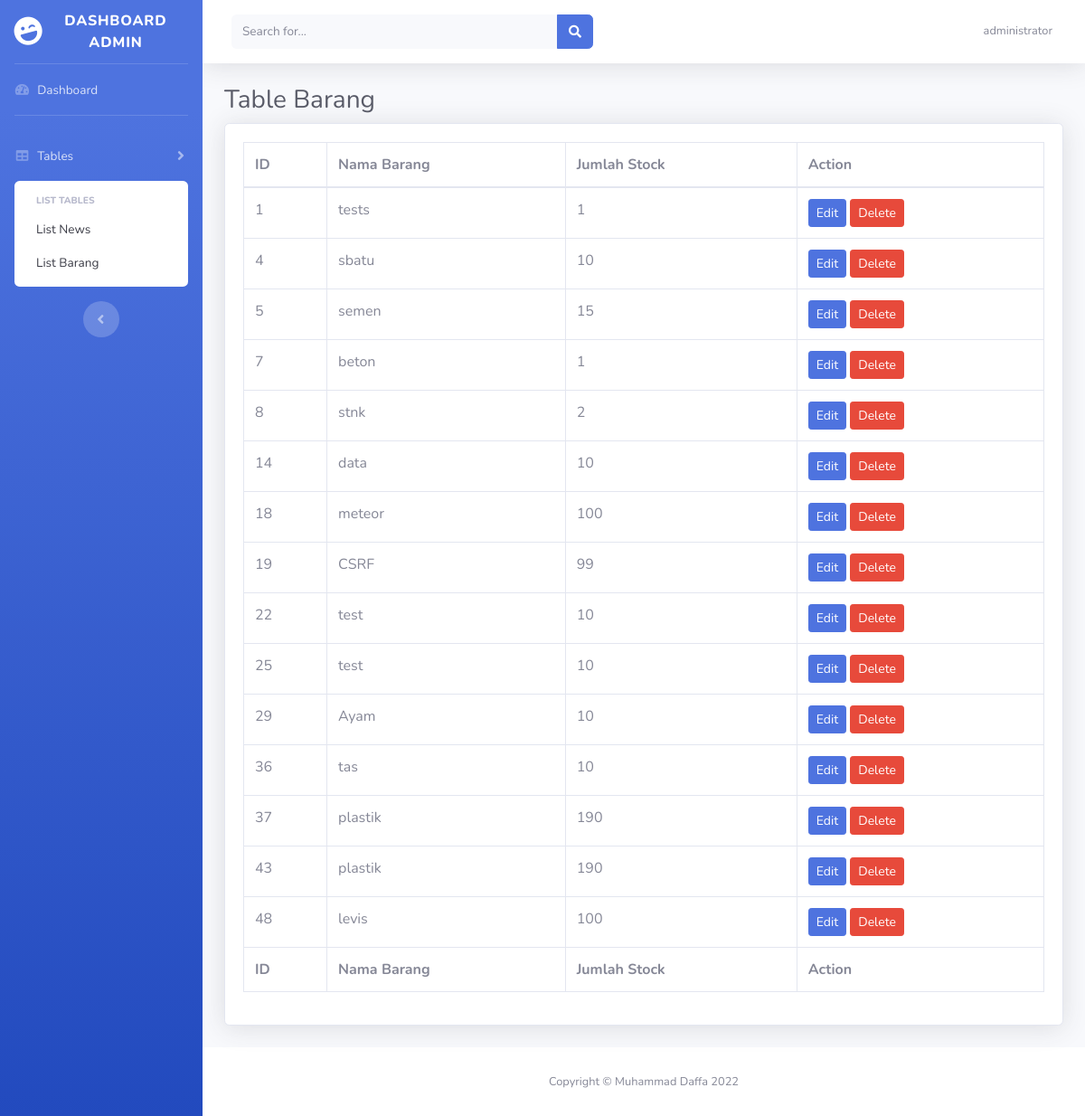
The app's page /app/administrator/tables.php?file=list-barang.php (signed in), older data.
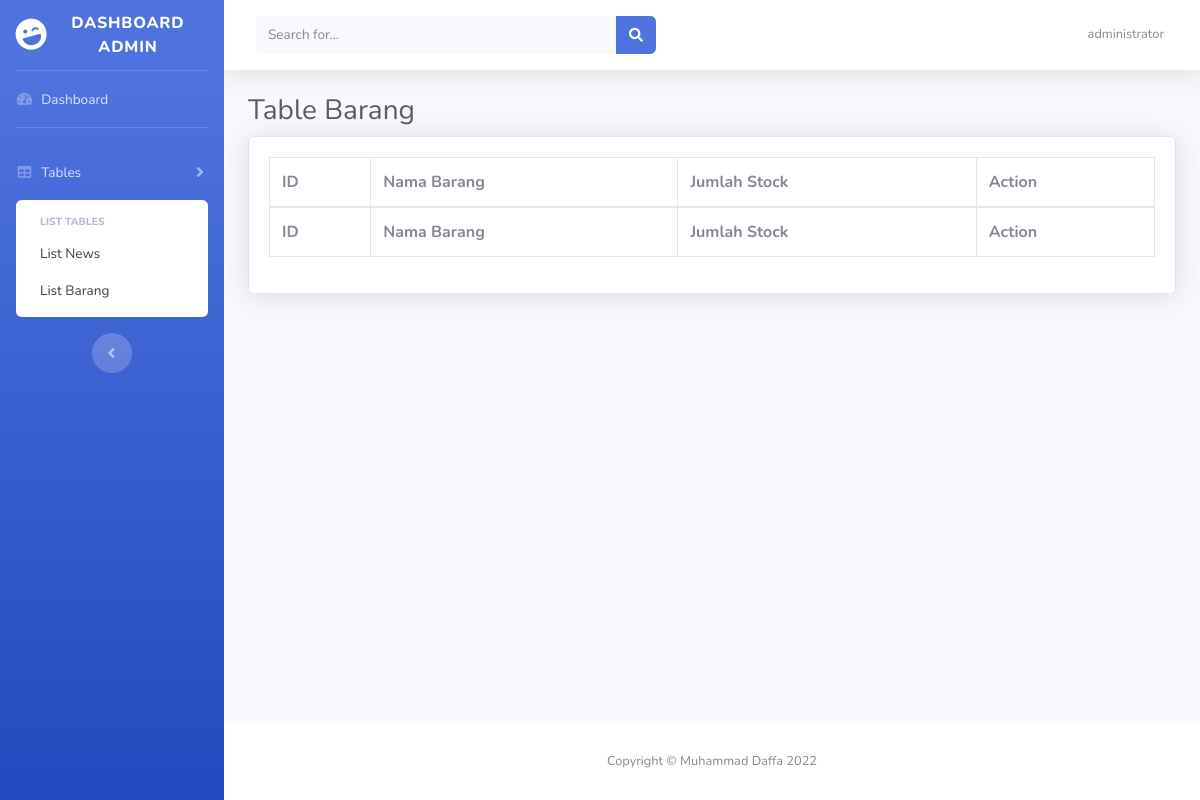
The same page, newer data.
### tables this page shows
CREATE TABLE `daftar_barang` (
  `id` int NOT NULL AUTO_INCREMENT,
  `nama_barang` varchar(255) NOT NULL,
  `kuantitas` int NOT NULL,
  `created_by` varchar(255) NOT NULL,
  PRIMARY KEY (`id`)
);

### app/administrator/list-barang.php (the view, shortened to what this page needs)
<?php
    include('../config.php');
	$sql = "SELECT id,nama_barang,kuantitas FROM daftar_barang";
	$result = mysqli_query($conn, $sql);
?>
<h1 class="h3 mb-2 text-gray-800">Table Barang</h1>
<div class="card shadow mb-4">
    <div class="card-body">
        <div class="table-responsive">
            <table class="table table-bordered" id="dataTable" width="100%" cellspacing="0">
                <thead>
                    <tr>
                        <th>ID</th>
                        <th>Nama Barang</th>
                        <th>Jumlah Stock</th>
                        <th>Action</th>
                    </tr>
                </thead>
                <tfoot>
                    <tr>
                        <th>ID</th>
                        <th>Nama Barang</th>
                        <th>Jumlah Stock</th>
                        <th>Action</th>
                    </tr>
                </tfoot>
                <tbody>
                    <?php
                        while($row = mysqli_fetch_array($result)) {
                            echo "<tr>";
                            echo "<td>".$row['id']."</td>";
                            echo "<td>".$row['nama_barang']."</td>";
                            echo "<td>".htmlspecialchars($row['kuantitas'], ENT_QUOTES)."</td>";
                            echo "<td><a href='edit-barang.php?id=$row[id]' class='btn btn-primary btn-sm'><span class='text'>Edit</span></a>";
                            echo " <a href='delete-barang.php?id=$row[id]' class='btn btn-danger btn-sm'><span class='text'>Delete</span></a>";
                        }
                    ?>
                </tbody>
            </table>
        </div>
    </div>
</div>

### app/administrator/tables.php (shortened to what this page needs)
<?php
    $file = $_GET['file'];
	include('../config.php');
	$sql2 = "SELECT * FROM admin WHERE username = '".$_SESSION["username_admin"]."';";
	$result2 = mysqli_query($conn, $sql2);
?>
<!DOCTYPE html>
<html lang="en">
<head>
    <link href="../assets/vendor/fontawesome-free/css/all.min.css" rel="stylesheet" type="text/css">
    <link href="../assets/css/sb-admin-2.min.css" rel="stylesheet">
    <link href="../assets/vendor/datatables/dataTables.bootstrap4.min.css" rel="stylesheet">
</head>
<body id="page-top">
    <div id="wrapper">
        <ul class="navbar-nav bg-gradient-primary sidebar sidebar-dark accordion" id="accordionSidebar">
            <a class="sidebar-brand d-flex align-items-center justify-content-center" href="dashboard.php">
                <div class="sidebar-brand-icon rotate-n-15">
                    <i class="fas fa-laugh-wink"></i>
                </div>
                <div class="sidebar-brand-text mx-3">Dashboard Admin</div>
            </a>
            <hr class="sidebar-divider my-0">
            <li class="nav-item">
                <a class="nav-link" href="dashboard.php">
                    <i class="fas fa-fw fa-tachometer-alt"></i>
                    <span>Dashboard</span></a>
            </li>
            <hr class="sidebar-divider d-none d-md-block">
            <li class="nav-item">
                <a class="nav-link collapsed" href="#" data-toggle="collapse" data-target="#collapseUtilities"
                    aria-expanded="true" aria-controls="collapseUtilities">
                    <i class="fas fa-fw fa-table"></i>
                    <span>Tables</span>
                </a>
                <div id="collapseUtilities" class="collapse show" aria-labelledby="headingUtilities"
                    data-parent="#accordionSidebar">
                    <div class="bg-white py-2 collapse-inner rounded">
                        <h6 class="collapse-header">List Tables</h6>
                        <a class="collapse-item" href="tables.php?file=list-news.php">List News</a>
                        <a class="collapse-item" href="tables.php?file=list-barang.php">List Barang</a>
                    </div>
                </div>
            </li>
            <div class="text-center d-none d-md-inline">
                <button class="rounded-circle border-0" id="sidebarToggle"></button>
            </div>
        </ul>
        <div id="content-wrapper" class="d-flex flex-column">
            <div id="content">
                <nav class="navbar navbar-expand navbar-light bg-white topbar mb-4 static-top shadow">
                    <form
                        class="d-none d-sm-inline-block form-inline mr-auto ml-md-3 my-2 my-md-0 mw-100 navbar-search">
                        <div class="input-group">
                            <input type="text" class="form-control bg-light border-0 small" placeholder="Search for..."
                                aria-label="Search" aria-describedby="basic-addon2">
                            <div class="input-group-append">
                                <button class="btn btn-primary" type="button">
                                    <i class="fas fa-search fa-sm"></i>
                                </button>
                            </div>
                        </div>
                    </form>
                    <ul class="navbar-nav ml-auto">
                        <li class="nav-item dropdown no-arrow">
                            <a class="nav-link dropdown-toggle" href="#" id="userDropdown" role="button"
                                data-toggle="dropdown" aria-haspopup="true" aria-expanded="false">
                                <?php
                                    while($row = mysqli_fetch_assoc($result2)) {
                                        echo "<span class='mr-2 d-none d-lg-inline text-gray-600 small'>". $row['username']. "</span>";
                                    }
                                ?>
                            </a>
                        </li>
                    </ul>
                </nav>
                <div class="container-fluid">
                    <?php include $file; ?>
                </div>
            </div>
            <footer class="sticky-footer bg-white">
                <div class="container my-auto">
                    <div class="copyright text-center my-auto">
                        <span>Copyright &copy; Muhammad Daffa 2022</span>
                    </div>
                </div>
            </footer>
        </div>
    </div>
</body>
</html>

Row changes from the older to the newer data that the page shows:
removed daftar_barang: id "1", nama_barang "tests", kuantitas "1"
removed daftar_barang: id "4", nama_barang "sbatu", kuantitas "10"
removed daftar_barang: id "5", nama_barang "semen", kuantitas "15"
removed daftar_barang: id "7", nama_barang "beton", kuantitas "1"
removed daftar_barang: id "8", nama_barang "stnk", kuantitas "2"
removed daftar_barang: id "14", nama_barang "data", kuantitas "10"
removed daftar_barang: id "18", nama_barang "meteor", kuantitas "100"
removed daftar_barang: id "19", nama_barang "CSRF", kuantitas "99"
removed daftar_barang: id "22", nama_barang "test", kuantitas "10"
removed daftar_barang: id "25", nama_barang "test", kuantitas "10"
removed daftar_barang: id "29", nama_barang "Ayam", kuantitas "10"
removed daftar_barang: id "36", nama_barang "tas", kuantitas "10"
removed daftar_barang: id "37", nama_barang "plastik", kuantitas "190"
removed daftar_barang: id "43", nama_barang "plastik", kuantitas "190"
removed daftar_barang: id "48", nama_barang "levis", kuantitas "100"
